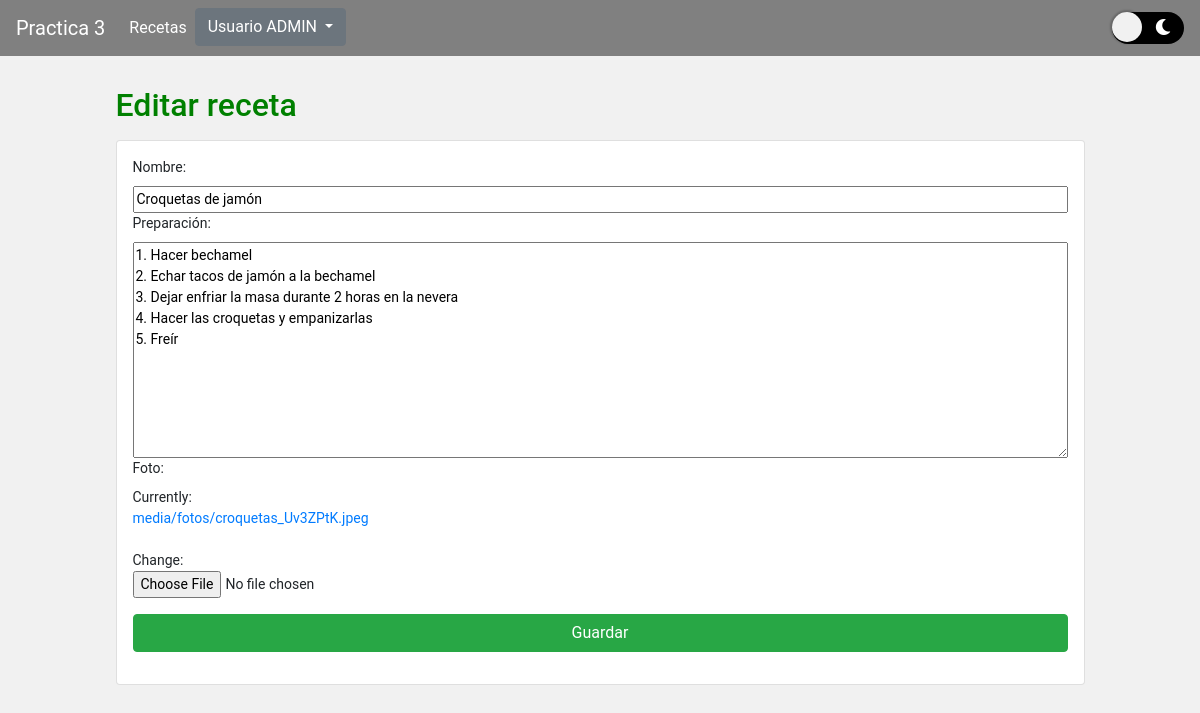
/busqueda/editar/12 (signed in), run on the app's committed database.
### recetas/models.py (models this page shows, shortened)
class Receta(models.Model):
  nombre       = models.CharField(max_length=200)
  preparación  = models.TextField(max_length=5000)
  foto         = models.FileField(upload_to='media/fotos')
  foto2 = models.FileField(upload_to='media/fotos')
  ...

### recetas/views.py (the view)
# urls.py: path('busqueda/editar/<int:receta_id>', views.editar, name='editar'),
def editar(request, receta_id):
    receta = Receta.objects.get(pk=receta_id)
    form = recetaForm(instance=receta)
    if request.method == "POST":
        form = recetaForm(request.POST,request.FILES, instance=receta)
        if form.is_valid():
            form.save()
            messages.success(request, 'Has editado una receta!')
            return redirect('/busqueda')
    context = {'form': form}
    return render(request, 'editar.html', context)

### recetas/forms.py
class recetaForm(ModelForm):
    class Meta:
        model = Receta
        fields = ['nombre', 'preparación', 'foto']

### recetas/templates/editar.html (shortened to what this page needs)
{% extends "index.html" %}
{% block content %}
{% if user.is_staff %}
<div class="container mt-3" id="container" style="width: 90%; font-size:14px">
    <h2 style="margin-top:30px; color:green">Editar receta</h2>
    <form method="POST" id="card_editar" class="card p-3 mt-3" enctype="multipart/form-data" autocomplete="of">
         {{ form }}
         <div class="form-group">
            <input type="submit" class="btn btn-success btn-block text-white mt-3" value="Guardar"/>
        </div>
    </form>
</div>
{% else %}
<div style='margin-top:80px; margin-left:150px; color:red'>
    <h1 >Necesitas ser staff para editar la receta</h1>
</div>
{% endif %}
{% endblock %}

### recetas/templates/index.html (shortened to what this page needs)
<!DOCTYPE html>
<html>
<head>
  <link href="https://cdn.jsdelivr.net/npm/bootstrap@5.2.2/dist/css/bootstrap.min.css" rel="stylesheet">
  <link rel="stylesheet" href="https://cdn.jsdelivr.net/npm/bootstrap@4.5.3/dist/css/bootstrap.min.css">
  <link rel="stylesheet" href="https://use.fontawesome.com/releases/v5.3.1/css/all.css">
  {% load static %}
  <link rel='stylesheet' href="{% static 'estilos.css' %}">
<body>
    <nav class="navbar navbar-expand-lg navbar-light">
        <a class="navbar-brand" style='color:white' href="/">Practica 3</a>
        <div class="collapse navbar-collapse" id="navbarTogglerDemo02">
          <ul class="navbar-nav mr-auto mt-2 mt-lg-0">
            <li class="nav-item active">
              <a class="nav-link" style='color:white' href="/busqueda">Recetas<span class="sr-only">(current)</span></a>
            </li>
            <div class="dropdown">
              <button class="btn btn-secondary dropdown-toggle" type="button" id="dropdownMenuButton1" data-bs-toggle="dropdown" aria-expanded="false">
                Usuario {{user.username | upper}}
              </button>
            </div>
          </ul>
          <div class="nav-item ">
            <button class='switch' id='switch'>
                <span><i class='fas fa-sun'></i></span>
                <span><i class='fas fa-moon'></i></spam>
            </button>
          </div>
        </div>
    </nav>
      <div class="container">
        {%block content%}{% endblock content %}
      </div>
  </body>

### recetas/static/estilos.css (style rules this page uses)
body { background: #f1f1f1; font-family: "Roboto", sans-serif; transition: 0.3s ease all; }
nav { background-color: gray; }
.switch { background: black; border-radius: 1000px; position: relative; border: none; cursor: pointer; display: flex; outline: none; }
.switch::after { content: ""; display: block; width: 30px; height: 30px; position: absolute; background: #F1F1F1; top: 0; left: 0; right: unset; border-radius: 100px; transition: 0.3s ease all; box-shadow: 0px 0px 2px 2px rgba(0, 0, 0, 0.2); }
.switch span { width: 30px; height: 30px; line-height: 30px; display: block; background: none; color: #fff; }
.dropdown { position: relative; display: inline-block; }

### data on the page
Receta: nombre "Croquetas de jamón", preparación "1. Hacer bechamel 2. Echar tacos de jamón a la bechamel 3. Dejar enfriar la masa durante 2 horas en la nevera 4. Hacer las croquetas y empanizarlas 5. Freír"

### other printed values
{{ user.username | upper }} "ADMIN"
